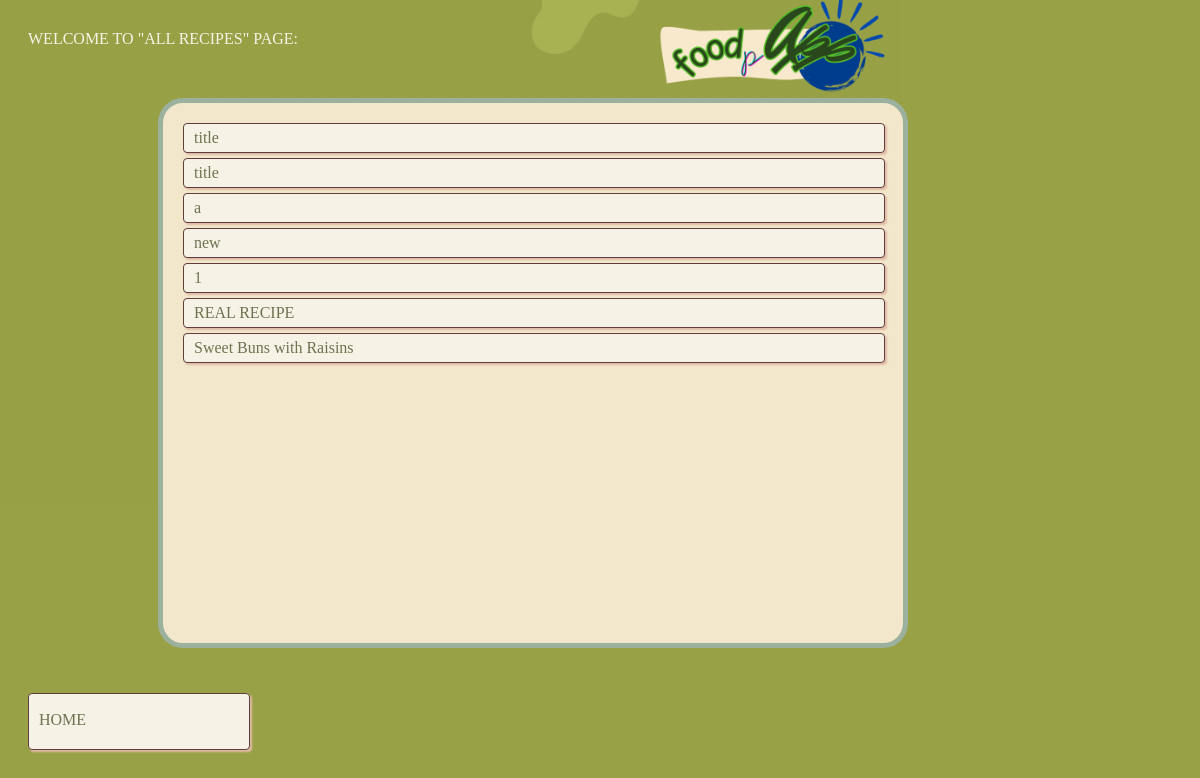
Before: /home/allrecipestagspage (signed in) with the older database file.
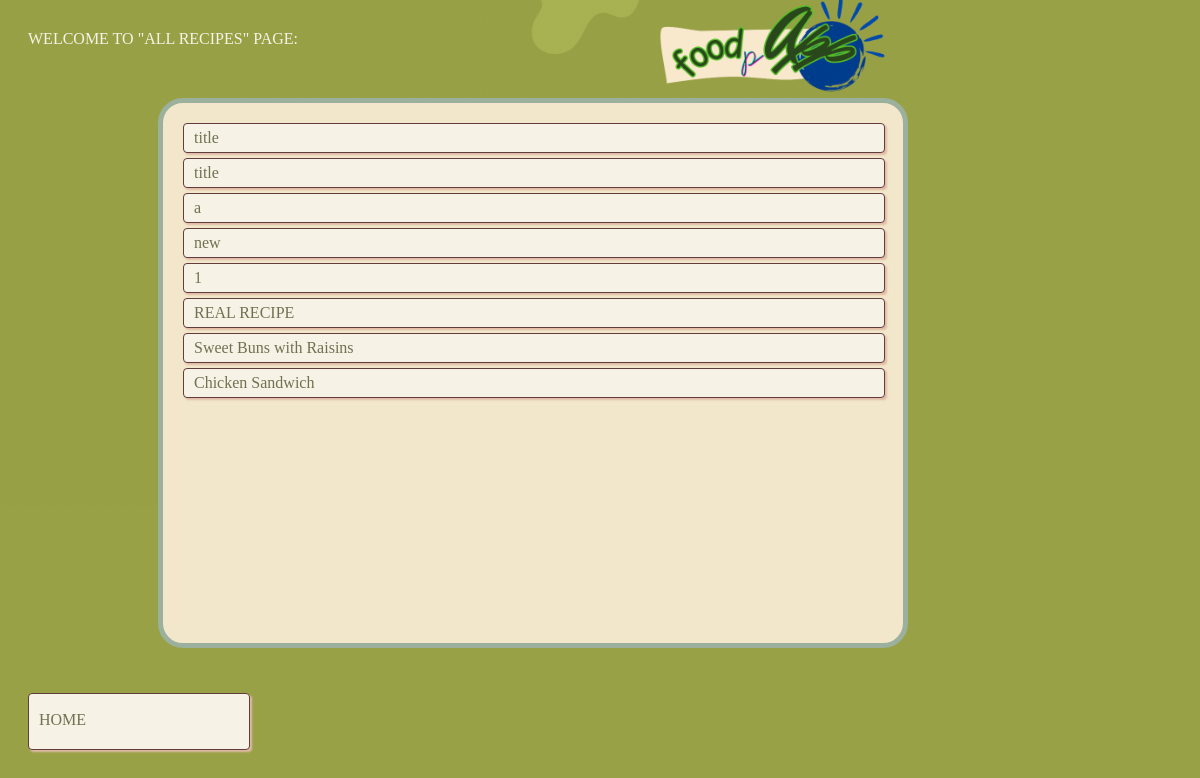
After: the same page with the newer database file.
### app/models.py (models this page shows, shortened)
class Recipe(db.Model):
    id = db.Column(db.Integer, primary_key=True)  # Primary key for recipe ID
    title = db.Column(db.String(80))  # Column for recipe title with a max length of 80 characters
    description = db.Column(db.Text, nullable=False)  # Column for recipe description (non-nullable)
    ingredients = db.Column(db.Text, nullable=False)
    instructions = db.Column(db.Text, nullable=False)
    created = db.Column(db.DateTime, default=datetime.now())  # Timestamp for when the recipe is created
    user_id = db.Column(db.Integer, db.ForeignKey('user.id'))  # Foreign key to associate with a User
    created = db.Column(db.DateTime, default=datetime.now())
    num_of_rating = db.Column(db.Integer, default=0)
    total_rating = db.Column(db.Integer, default=0)
    tags = db.Column(db.JSON, default=[])

### app/routes.py (the view)
@myapp_obj.route("/home/allrecipestagspage")
@login_required  # Ensure the user is logged in before accessing this route
def allrecipestags():
    recipes = Recipe.query.all();
    return render_template("allrecipestagspage.html", title = "All Recipes Tags", pageClass = "allrecipestagspage", recipes=recipes)  # Render home.html

### app/__init__.py (called while the page is built)
@login.user_loader
def load_user(id):
    return User.query.get(int(id))  # Fetch the user by ID from the database

### app/templates/allrecipestagspage.html
{% extends "base.html" %}
{% block content %}
	<div class = "welcome-text"> WELCOME TO "ALL RECIPES" PAGE: </div>
	<div class = "links">
		<div class = "recipes">
			{% for r in recipes %}
			 <a href = "{{url_for('mysinglerecipeview', num = r.id)}}">
			 	<div class = "button"> {{r.title}} </div>
			 </a>
			 {% endfor %}
		 </div>
	 </div>
	<a href = "{{url_for('home')}}" id = "home">
		<div class = "button home-button"> HOME </div>
	</a>
{% endblock %}

### app/templates/base.html (shortened to what this page needs)
<html>
<head>
	<link rel = "stylesheet" href = "{{ url_for('static', filename = 'styles.css')}}">
</head>
<body class = "{{pageClass}}">
    {% block content %} {% endblock %}
</body>
</html>

### app/static/styles.css (style rules this page uses)
a { text-decoration: none; }
.welcome-text { color: #f6f2e6; margin: 30px 20px; }
div.button.home-button { position: absolute; left: 28px; bottom: 30px; width: 200px; height: 33px; margin-bottom: 20px; padding-top: 17px; }

Changed rows visible on the page:
added Recipe: title "Chicken Sandwich"
